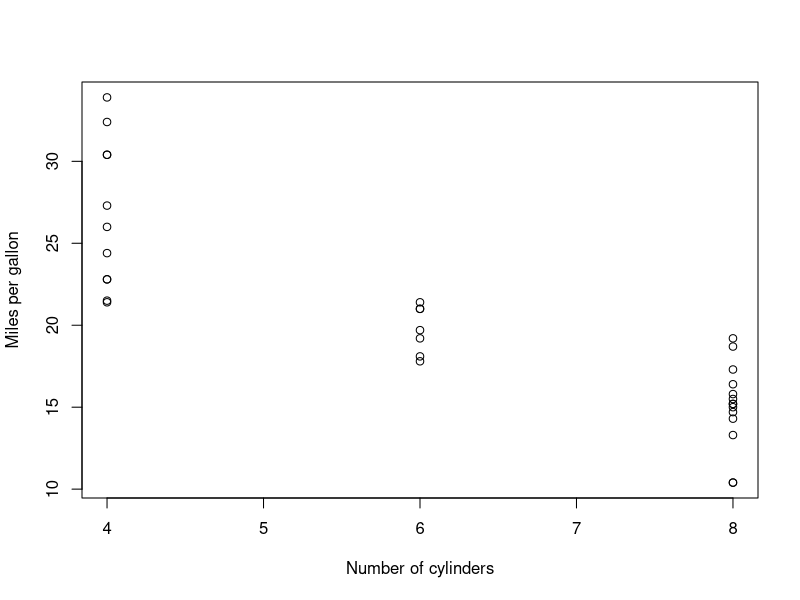

This figure's R source:
## ---- chunk 1
sum(1:1000)
## ---- chunk 2
seq(3, 60, by = 3)
## ---- chunk 3
min(mtcars$wt)
max(mtcars$wt)
mean(mtcars$wt)
median(mtcars$wt)
## ---- chunk 4
summary(mtcars$wt)
## ---- chunk 5
plot(mtcars$cyl, mtcars$mpg, xlab="Number of cylinders", ylab="Miles per gallon")
## ---- chunk 6
mtcars[which.min(mtcars$wt), ]
mtcars[which.max(mtcars$wt), ]
